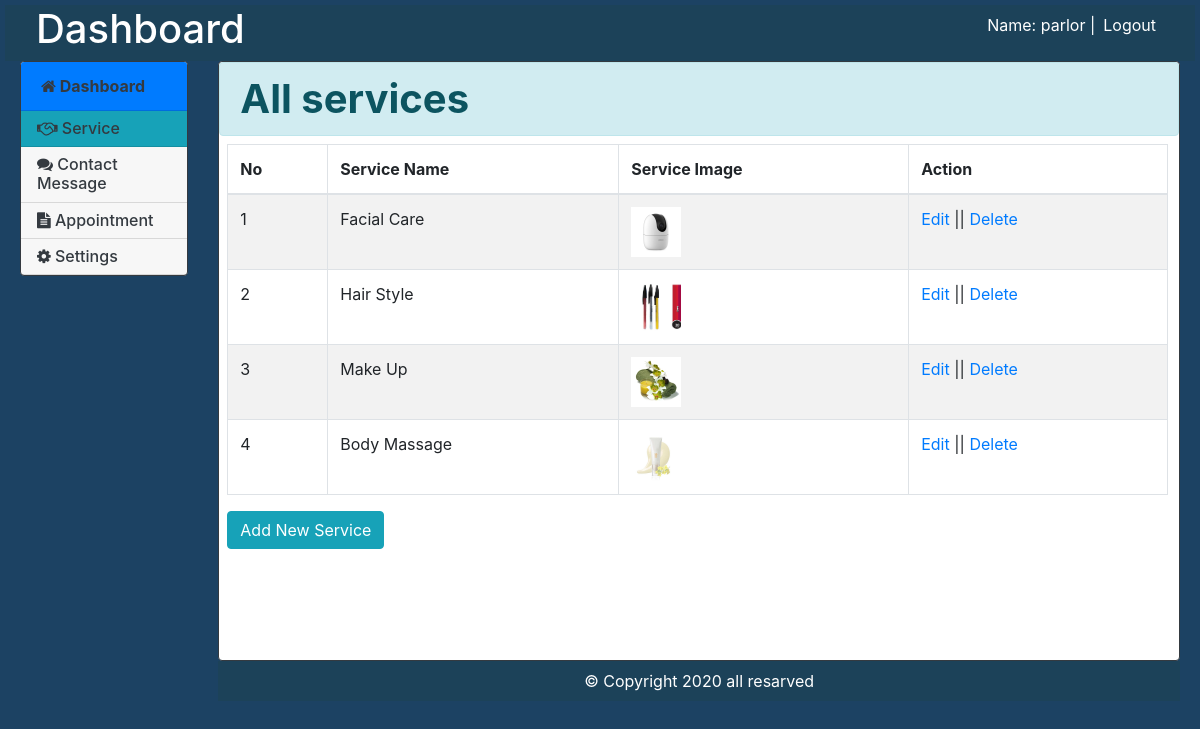
Screenshot of /Admin/service.php (signed in) with the database file from the repository.
### tables this page shows
CREATE TABLE `services` (
  `id` int(11) NOT NULL,
  `name` varchar(255) NOT NULL,
  `image` varchar(255) NOT NULL
);

### lib/session.php (called while the page is built, shortened)
<?php
class session{
    public static function get($key){
        if(isset($_SESSION[$key])){
            return $_SESSION[$key];
        }else{
            return FALSE;
        }
    }
}
?>

### lib/database.php (called while the page is built, shortened)
<?php
class Database
{
  public $host   = DB_HOST;
  public $user   = DB_USER;
  public $pass   = DB_PASS;
  public $dbname = DB_NAME;
  public $link;
  private function connectDB()
  {
    $this->link = new mysqli(
      $this->host,
      $this->user,
      $this->pass,
      $this->dbname
    );
  }
  public function select($query)
  {
    $result = $this->link->query($query) or
      die($this->link->error . __LINE__);
    if ($result->num_rows > 0) {
      return $result;
    } else {
      return false;
    }
  }
}

### classes/Service.php (called while the page is built, shortened)
<?php
$filepath = realpath(dirname(__FILE__));
include_once($filepath . '/../lib/database.php');
?>
<?php
class Service
{
    private $db;
    public function __construct()
    {
        $this->db = new Database();
    }
    public function show()
    {
        $query = "SELECT * FROM services order by id DESC";
        $result = $this->db->select($query);
        return $result;
    }
}
?>

### Admin/service.php (the view, shortened to what this page needs)
<?php include "inc/header.php"; ?>
<?php include 'inc/left-sidebar.php'; ?>
<?php include '../classes/Service.php'; ?>
<div class="col-sm-10">
  <div class="card border-dark mh-600">
    <h1 class="mb-0 alert alert-info"><strong>All services</strong></h1>
    <?php
    $service = new Service();
    ?>
    <div class="d-flex">
      <table class="m-2 table table-hover table-bordered table-striped w-98">
        <thead class='w-100'>
          <tr class='w-100'>
            <th>No</th>
            <th>Service Name</th>
            <th>Service Image</th>
            <th>Action</th>
          </tr>
        </thead>
        <tbody>
          <?php
          $getItem = $service->show();
          $i = 0;
          if ($getItem) {
            while ($result = $getItem->fetch_assoc()) {
              $i++;
          ?>
              <tr>
                <td><?= $i ?></td>
                <td><?= ucwords($result['name']); ?></td>
                <td><img class='' height="50" width="50" src="upload/<?= $result['image']; ?>" alt="<?= $result['image']; ?>"></td>
                <td>
                  <span>
                    <a href="editService.php?id=<?= base64_encode($result['id']); ?>">Edit</a> ||
                    <a onclick="return confirm('Are You Sure To Delete')" href="?delid=<?= base64_encode($result['id']); ?>">Delete</a>
                  </span>
                </td>
              </tr>
          <?php }
          } ?>
        </tbody>
      </table>
    </div>
    <di class="m-2">
      <a href="addService.php" class="btn btn-info">Add New Service</a>
  </div>
  <?php include 'inc/footer.php'; ?>

### Admin/inc/header.php (shortened to what this page needs)
<?php
include '../lib/session.php';
?>
<!doctype html>
<html lang="en">
<head>
  <link rel="stylesheet" href="assets/css/bootstrap.min.css">
  <link rel="stylesheet" href="assets/css/style.css">
  <link rel="stylesheet" href="https://cdnjs.cloudflare.com/ajax/libs/font-awesome/4.7.0/css/font-awesome.min.css">
</head>
<body class="dashboard-body">
  <header>
    <nav class="m-0">
      <div class="row mx-3">
        <div class="col-sm-8">
          <h1 class="float-left">Dashboard</h1>
        </div>
        <div class="col-sm-4">
          <ul class="header-top-menue d-flex float-right mt-2">
            <li class="mr-2"><a href="#">Name: <?php echo session::get('username');
                                                echo ' |'; ?></a></li>
            <li class="mr-2"><a href="?action=logout">Logout</a></li>
          </ul>
        </div>
      </div>
    </nav>
  </header>

### Admin/inc/left-sidebar.php
<section>
  <div class="container-fluid">
    <div class="row">
      <div class="col-sm-2">
        <div class="card border-dark">
          <div class="card-header <?php if (basename($_SERVER['SCRIPT_NAME']) == 'dashboard.php') {
                                    echo 'bg-info';
                                  } else {
                                    echo 'bg-primary';
                                  } ?>">
            <strong><a class="text-dark" href="dashboard.php"><i class="fa fa-home" aria-hidden="true"></i> Dashboard</a></strong>
          </div>
          <div class="px-3 py-2 card-header <?php if (basename($_SERVER['SCRIPT_NAME']) == 'service.php') {
                                              echo 'bg-info';
                                            } ?>">
            <h6 class="mb-0"><a class="text-dark" href="service.php"><i class="fa fa-handshake-o" aria-hidden="true"></i> Service</a></h6>
          </div>
          <div class="px-3 py-2 card-header <?php if (basename($_SERVER['SCRIPT_NAME']) == 'contactmessage.php') {
                                              echo 'bg-info';
                                            } ?>">
            <h6 class="mb-0"><a class="text-dark" href="contactmessage.php"><i class="fa fa-comments" aria-hidden="true"></i> Contact Message</a></h6>
          </div>
          <div class="px-3 py-2 card-header <?php if (basename($_SERVER['SCRIPT_NAME']) == 'appointment.php') {
                                              echo 'bg-info';
                                            } ?>">
            <h6 class="mb-0"><a class="text-dark" href="appointment.php"><i class="fa fa-file-text" aria-hidden="true"></i> Appointment</a></h6>
          </div>
          <div class="px-3 py-2 card-header <?php if (basename($_SERVER['SCRIPT_NAME']) == 'settings.php') {
                                              echo 'bg-info';
                                            } ?>">
            <h6 class="mb-0"><a class="text-dark" href="settings.php"><i class="fa fa-cog" aria-hidden="true"></i> Settings</a></h6>
          </div>
        </div>
      </div>

### Admin/inc/footer.php (shortened to what this page needs)
<footer>
  <div class="row m-auto w-100">
    <div class="col-12">
      <p class="text-center p-2 mb-0">&copy; Copyright 2020 all resarved </p>
    </div>
  </div>
</footer>
</body>
</html>

### Admin/assets/css/style.css (style rules this page uses)
li { list-style: none; }
.dashboard-body { background: #1C4263 ; margin: 5px; }
header nav a { color: white; text-decoration: none !important; }
header nav, footer { background: #1C4259; color: #fff; }
.mh-600 { min-height: 600px; }
.w-98 { width: 98%; }

### rows the page displays
services: name "Facial Care", image (picture)
services: name "Hair Style", image (picture)
services: name "Make Up", image (picture)
services: name "Body Massage", image (picture)

### other values shown
session::get('username') "parlor"
